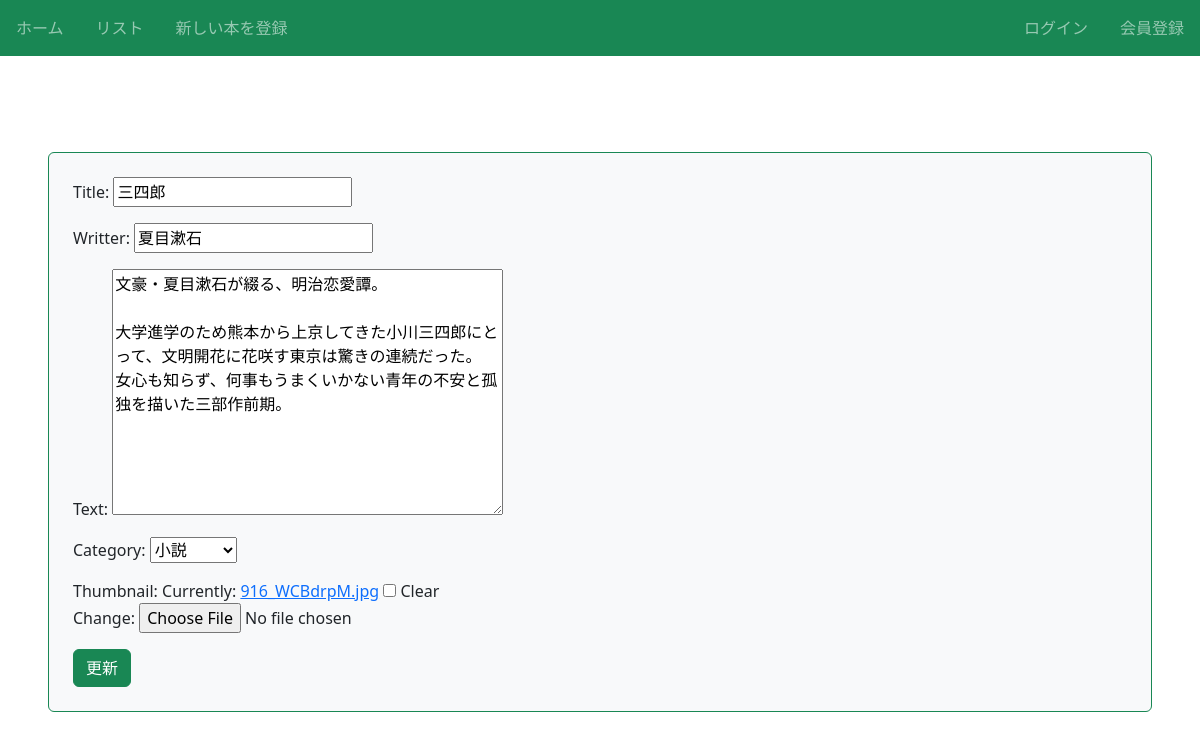
/book/12/update, run on the app's committed database.
### book/models.py (models this page shows, shortened)
class Book(models.Model):
    title = models.CharField(max_length=100)
    writter = models.CharField(max_length=50) #著者情報
    text = models.TextField()
    thumbnail = models.ImageField(null=True, blank=True)
    category = models.CharField(max_length=100, choices=CATEGORY)

### book/views.py (the view)
# urls.py: path('book/<int:pk>/update', views.UpdateBookViews.as_view(), name='update-book'),
class UpdateBookViews(UpdateView):
    template_name = 'book/book_update.html'
    model = Book
    fields = ['title', 'writter', 'text', 'category', 'thumbnail']
    success_url = reverse_lazy('list-book')

### book/templates/book/book_update.html (shortened to what this page needs)
{% extends 'base.html' %}
{%block content %}
<form action="" method="POST"enctype="multipart/form-data" class="p-4 m-4 bg-light border border-success rounded form-group">
    {{form.as_p}}
    <Input class="btn btn-success" type="submit" value="更新"></Input>
</form>
{% endblock %}

### data on the page
Book: title "三四郎", writter "夏目漱石", text "文豪・夏目漱石が綴る、明治恋愛譚。 大学進学のため熊本から上京してきた小川三四郎にとって、文明開花に花咲す東京は驚きの連続だった。 女心も知らず、何事もうまくいかない青年の不安と孤独を描いた三部作前期。", category "小説"
